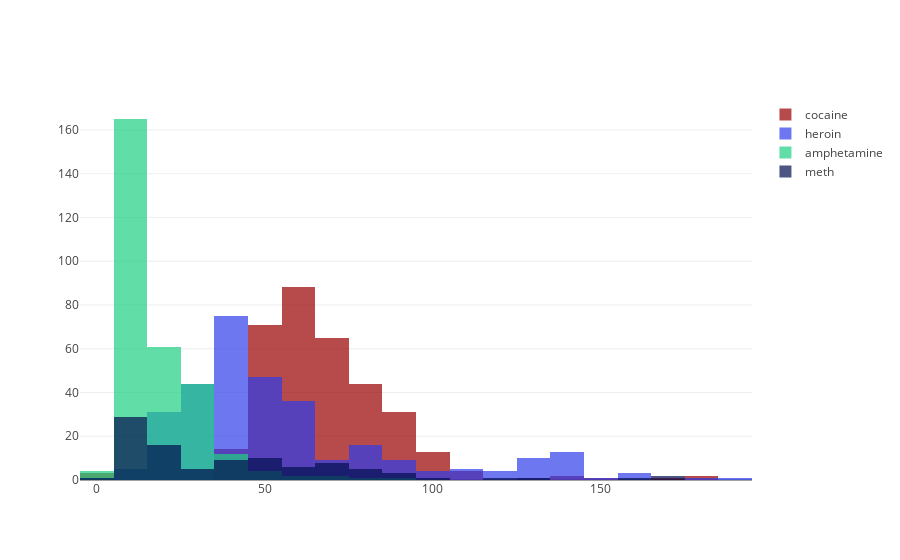

Notebook cell for this chart:
### Markdown cell above
For all four drugs, there are data points indicating a price of zero. This is assumed to be a data error, as giving drugs away for free seems odd. When the zeros are removed, the data is distributed as follows:

### Code cell
drug_df = drug_df[drug_df["Price"]>0]
for drug in drugs:
    price = drug_df[(drug_df.Drug==drug)].Price
    print("{:<15s} Min: {:<15.2f} \tMax: {:<15.2f}\t Mean: {:<15.2f}\t Median: {:<15.2f}".format(drug, min(price), max(price), mean(price), median(price)))
    
histogram

### Figure 1 — Plotly figure (JSON) as saved in the notebook; plotly's stock layout.template omitted (floating-point values rounded to 4 significant figures; data arrays with more than 128 entries replaced by an {"elided": "..."} marker saying what was removed)
{"data": [{"name": "cocaine", "opacity": 0.7, "type": "histogram", "x": {"elided": "340 float values"}, "xbins": {"size": 10}}, {"name": "heroin", "opacity": 0.7, "type": "histogram", "x": {"elided": "315 float values"}, "xbins": {"size": 10}}, {"name": "amphetamine", "opacity": 0.7, "type": "histogram", "x": {"elided": "296 float values"}, "xbins": {"size": 10}}, {"name": "meth", "opacity": 0.7, "type": "histogram", "x": [20.3, 57.5, 84, 15.4, 11.5, 34.67, 65.2, 61, 129.9, 10.1, 52.6, 20, 12.1, 14, 80.3, 67.5, 170, 16.5, 46.1, 0, 87.3, 20, 15, 65, 172, 157.5, 20.5, 43.5, 95, 9.5, 11.6, 63, 115.6, 17, 46.2, 90.7, 7.1, 60, 10.72, 42, 27.8, 17.2, 49.6, 79.6, 13.4, 13.51, 9.6, 35, 35, 13.5, 48.4, 75.3, 12.3, 60, 13.56, 10.7, 27, 17, 52.6, 78.7, 16.2, 8.4, 70, 16, 51.43, 67.3, 20.2, 13.3, 9.56, 70, 10, 48.8, 71.3, 11.3, 70, 9, 20, 41.7, 59.3, 12, 11.87, 50, 25, 41.3, 50.6, 13.2, 8.08, 20, 38.6, 11.55, 90, 20, 35, 8.69, 5, 39.2, 8.75, 25], "xbins": {"size": 10}}], "layout": {"barmode": "overlay"}}
